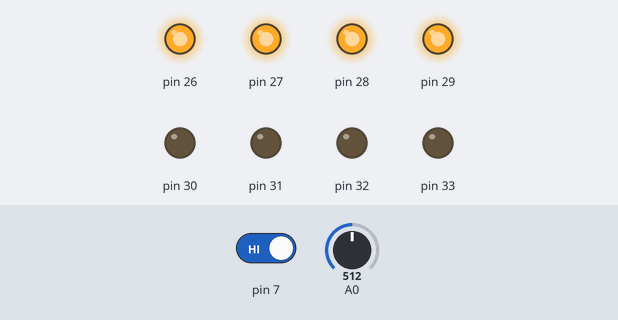
A sketch run on a simulated Arduino Mega 2560, built with avr-gcc and run on an emulated ATmega2560. Parts: output pins drawn as LEDs (lit = HIGH). The inputs (shaded band) are chosen by the test bench; at power-on: A0 = 512, pin 7 HIGH.

Above: at 1.2 s.
1.3 s: A0 set to 626
2.8 s: A0 set to 655
At 3.6 s:
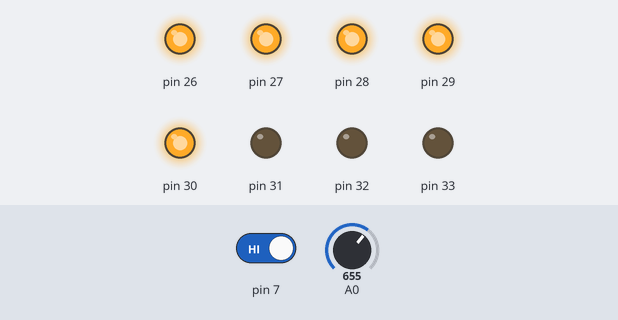
4.3 s: pin 7 driven LOW
At 4.7 s:
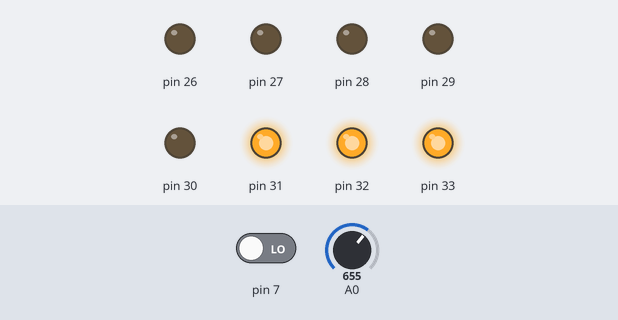
5.8 s: A0 set to 511
At 7.0 s:
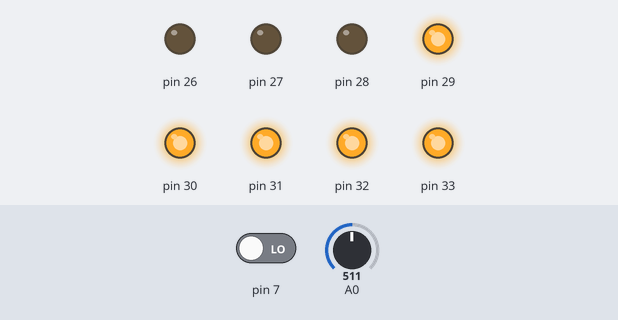
7.3 s: pin 7 driven HIGH
At 8.2 s:
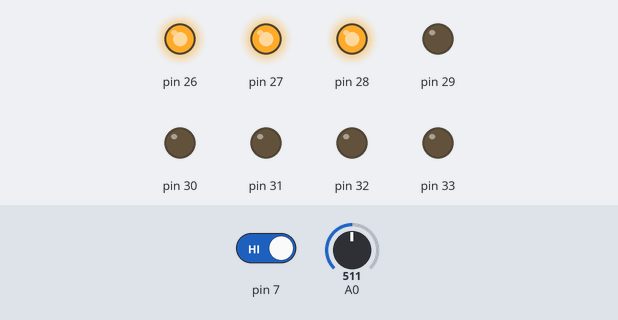
8.8 s: A0 set to 401
10.3 s: A0 set to 375
At 11.7 s:
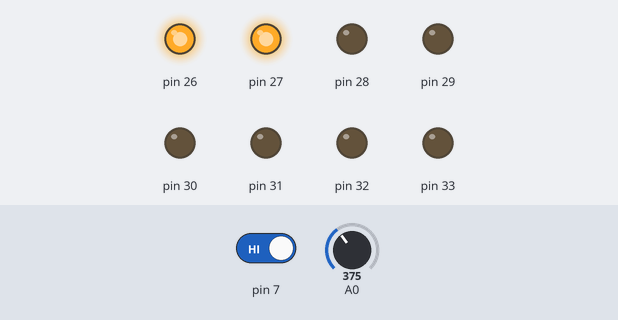
Timing chart, 0 to 12.8 s (numbered marks = the images above; inputs shaded):
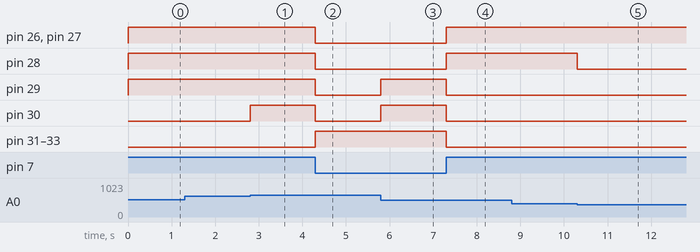

Measured:
- the behaviour switches between 639 and 640 on A0 (found by bisection; images 0 and 1)
- the behaviour switches between 384 and 383 on A0 (found by bisection; images 4 and 5)
- after the input at 1.3 s, every drawn part: stays the same
- after the input at 2.8 s, pin 30: LOW → HIGH at once
- after the input at 4.3 s, pin 26–30: HIGH → LOW at once; pin 31–33: LOW → HIGH at once
- after the input at 5.8 s, pin 29, pin 30: LOW → HIGH at once
- after the input at 7.3 s, pin 26–28: LOW → HIGH at once; pin 29–33: HIGH → LOW at once
- after the input at 8.8 s, every drawn part: stays the same
- after the input at 10.3 s, pin 28: HIGH → LOW at once

The sketch:

Kruzic.ino
```cpp
void setup() {
  // put your setup code here, to run once:
  for(int i = 0; i < 8; i++)
  {
    pinMode(26 +i, OUTPUT);
    digitalWrite(26 + i, LOW);
  }

  Serial.begin(9600);

}

void loop() {
  int val = analogRead(A0);
  int vrednost = map(val, 0, 1023, 0, 8);

  for(int i = 0; i < vrednost; i++)
    digitalWrite(26 + i, digitalRead(7));

  for(int i = 0; i < 8 - vrednost; i++)
    digitalWrite(33 - i, !digitalRead(7));


}
```
